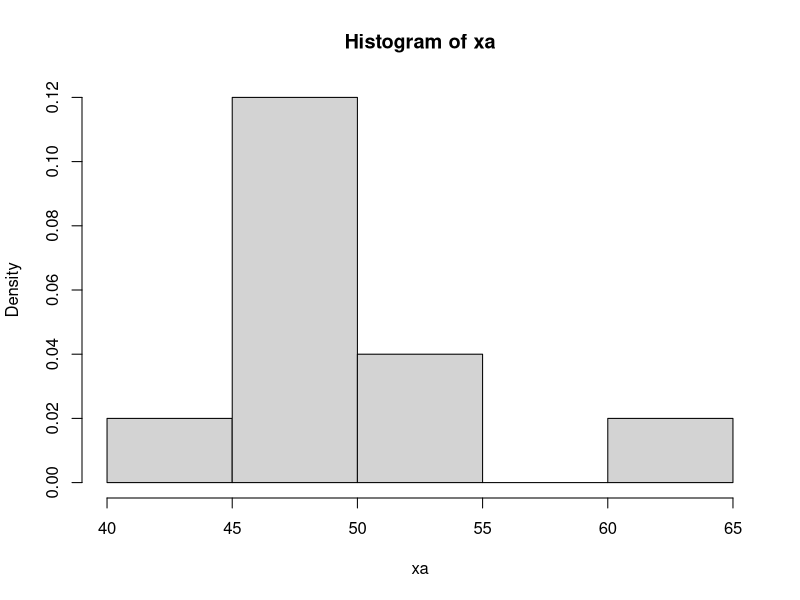
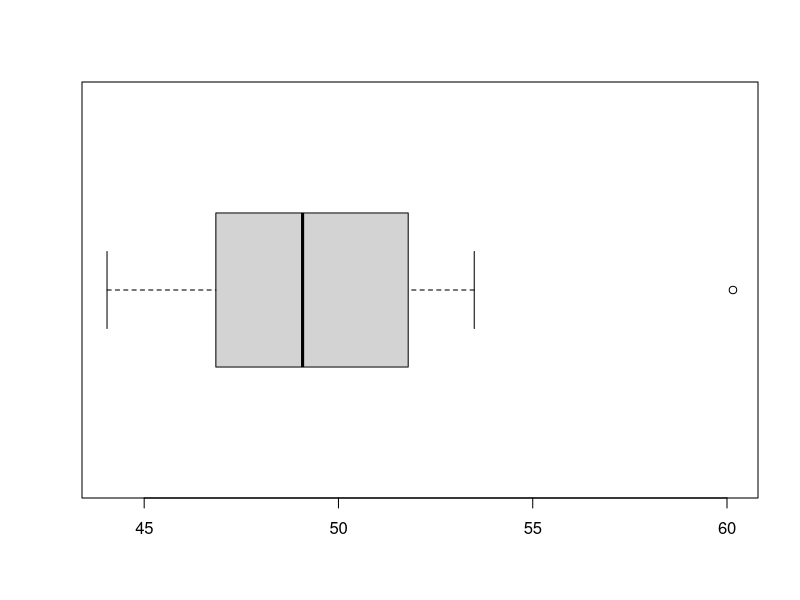
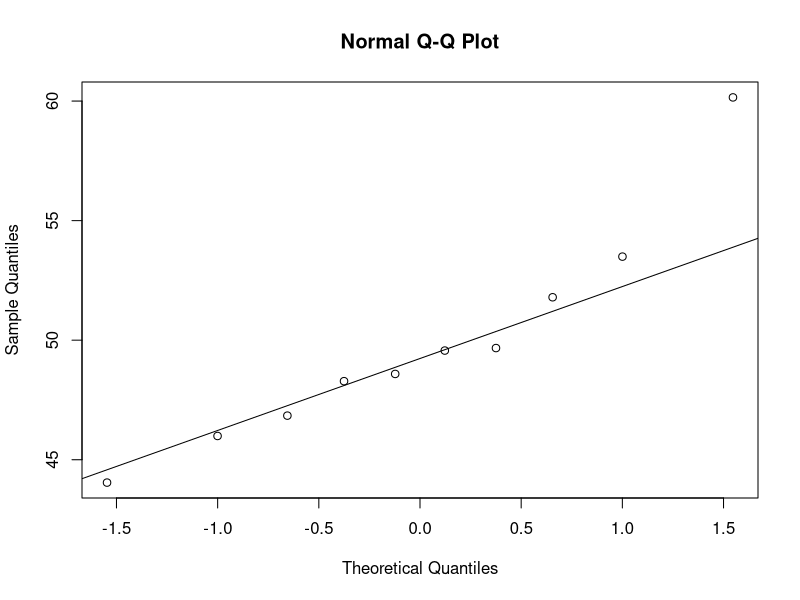
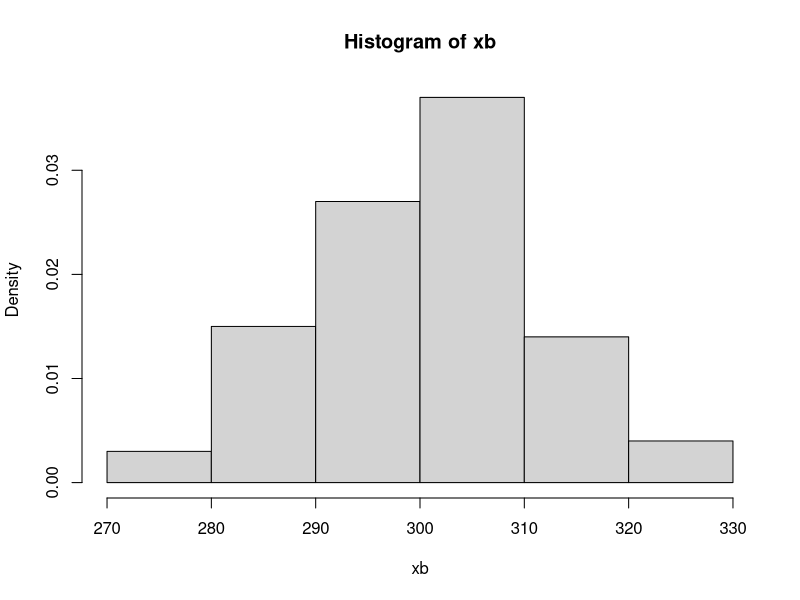
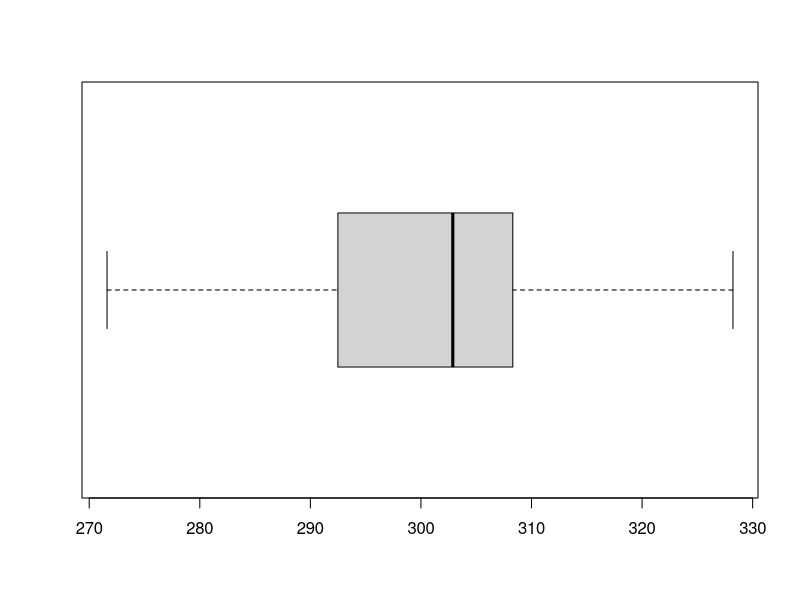
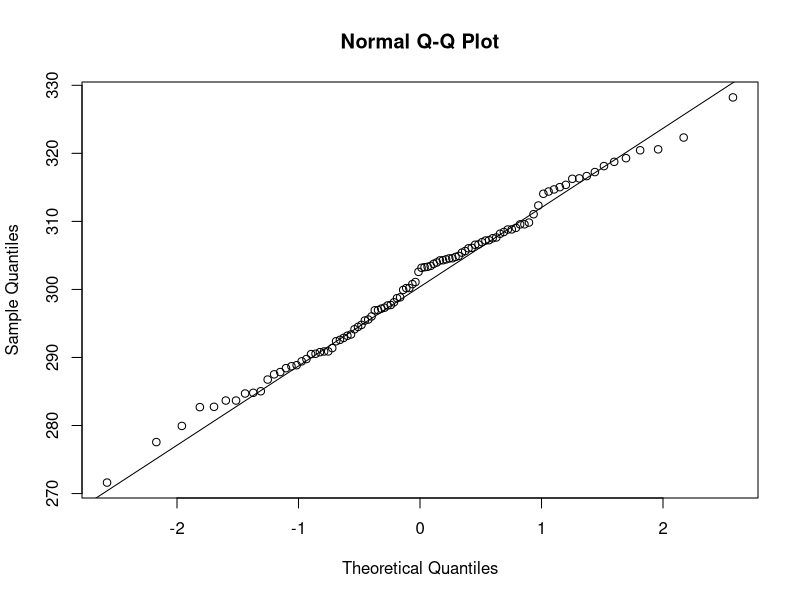

Write R code to recreate these figures, in order.
a=rnorm(100, 5, sqrt(2))
ma=matrix(a, nrow=10)
xa=colSums(ma)
hist(xa, probability=T)
boxplot(xa, horizontal = T)
qqnorm(xa)
qqline(xa)


b=runif(10000, 1, 5)
mb=matrix(b, nrow=100)
xb=colSums(mb)
hist(xb, probability = T)
boxplot(xb, horizontal = T)
qqnorm(xb)
qqline(xb)


